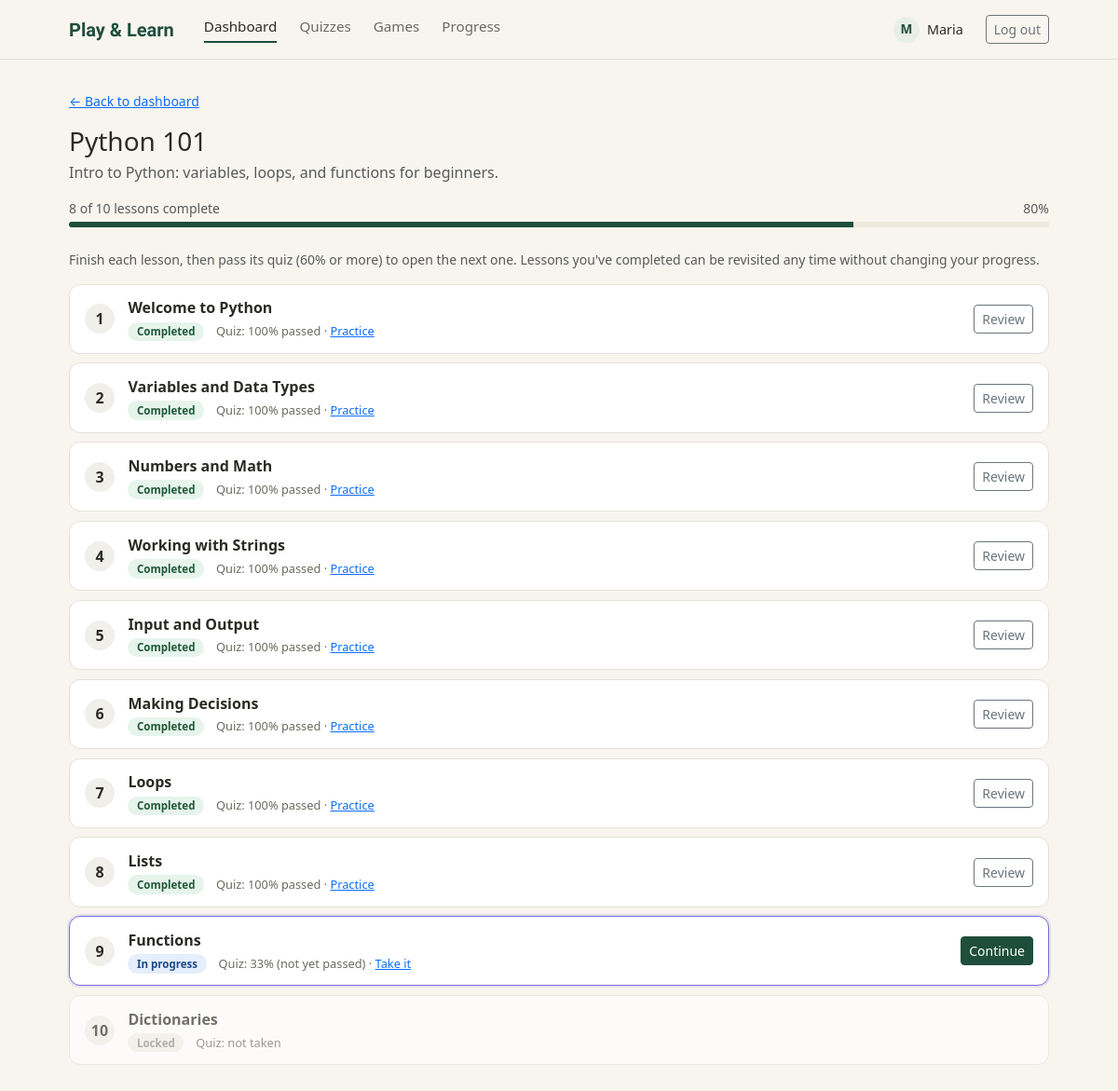
/student/syllabus.php?course_id=1 (signed in), run on the app's committed database.
### tables this page shows
CREATE TABLE `courses` (
  `course_id` int NOT NULL AUTO_INCREMENT,
  `title` varchar(100) NOT NULL,
  `description` text,
  `created_by` int NOT NULL,
  `created_at` timestamp NULL DEFAULT CURRENT_TIMESTAMP,
  PRIMARY KEY (`course_id`),
  KEY `created_by` (`created_by`),
  CONSTRAINT `courses_ibfk_1` FOREIGN KEY (`created_by`) REFERENCES `users` (`user_id`)
);

CREATE TABLE `lessons` (
  `lesson_id` int NOT NULL AUTO_INCREMENT,
  `course_id` int NOT NULL,
  `title` varchar(150) NOT NULL,
  `content` text,
  `game_type` varchar(50) DEFAULT NULL,
  `game_data` json DEFAULT NULL,
  `sort_order` int DEFAULT '0',
  PRIMARY KEY (`lesson_id`),
  KEY `course_id` (`course_id`),
  CONSTRAINT `lessons_ibfk_1` FOREIGN KEY (`course_id`) REFERENCES `courses` (`course_id`) ON DELETE CASCADE
);

CREATE TABLE `quizzes` (
  `quiz_id` int NOT NULL AUTO_INCREMENT,
  `lesson_id` int NOT NULL,
  `title` varchar(150) NOT NULL,
  PRIMARY KEY (`quiz_id`),
  KEY `lesson_id` (`lesson_id`),
  CONSTRAINT `quizzes_ibfk_1` FOREIGN KEY (`lesson_id`) REFERENCES `lessons` (`lesson_id`) ON DELETE CASCADE
);

### includes/progress.php (called while the page is built, shortened)
<?php
function pl_course_lessons(PDO $pdo, int $courseId, int $studentId): array
{
    $stmt = $pdo->prepare(
        'SELECT lesson_id, title, sort_order, game_type FROM lessons
         WHERE course_id = ? ORDER BY sort_order, lesson_id'
    );
    $stmt->execute([$courseId]);
    $lessons = $stmt->fetchAll(PDO::FETCH_ASSOC);
    $stmt = $pdo->prepare(
        'SELECT q.quiz_id, q.lesson_id, q.title, COUNT(s.question_id) AS questions
         FROM quizzes q
         JOIN lessons l ON l.lesson_id = q.lesson_id
         LEFT JOIN questions s ON s.quiz_id = q.quiz_id
         WHERE l.course_id = ?
         GROUP BY q.quiz_id, q.lesson_id, q.title
         ORDER BY q.quiz_id'
    );
    $stmt->execute([$courseId]);
    $quizzesByLesson = [];
    foreach ($stmt->fetchAll(PDO::FETCH_ASSOC) as $q) {
        $quizzesByLesson[(int) $q['lesson_id']][] = [
            'quiz_id'   => (int) $q['quiz_id'],
            'title'     => $q['title'],
            'questions' => (int) $q['questions'],
        ];
    }
    $stmt = $pdo->prepare(
        'SELECT a.quiz_id, MAX(a.score) AS best
         FROM quiz_attempts a
         JOIN quizzes q ON q.quiz_id = a.quiz_id
         JOIN lessons l ON l.lesson_id = q.lesson_id
         WHERE a.student_id = ? AND l.course_id = ? AND a.score IS NOT NULL
         GROUP BY a.quiz_id'
    );
    $stmt->execute([$studentId, $courseId]);
    $best = [];
    foreach ($stmt->fetchAll(PDO::FETCH_ASSOC) as $row) {
        $best[(int) $row['quiz_id']] = (float) $row['best'];
    }
    $stmt = $pdo->prepare(
        'SELECT p.lesson_id, p.status FROM lesson_progress p
         JOIN lessons l ON l.lesson_id = p.lesson_id
         WHERE p.student_id = ? AND l.course_id = ?'
    );
    $stmt->execute([$studentId, $courseId]);
    $progress = [];
    foreach ($stmt->fetchAll(PDO::FETCH_ASSOC) as $row) {
        $progress[(int) $row['lesson_id']] = $row['status'];
    }
    $earlierDone = true;
    $currentFound = false;
    foreach ($lessons as &$lesson) {
        $id = (int) $lesson['lesson_id'];
        $lesson['lesson_id'] = $id;
        $lesson['quizzes'] = [];
        $lesson['quiz_count'] = 0;
        foreach ($quizzesByLesson[$id] ?? [] as $q) {
            $q['best'] = $best[$q['quiz_id']] ?? null;
            $q['passed'] = $q['best'] !== null && $q['best'] >= PL_PASS_PERCENT;
            $lesson['quizzes'][] = $q;
        }
        $lesson['status'] = $progress[$id] ?? 'not_started';
        $done = $lesson['status'] === 'completed';
        $lesson['locked'] = PL_LOCK_FUTURE_LESSONS && !$earlierDone && !$done;
        $lesson['is_current'] = !$done && !$currentFound;
        if ($lesson['is_current']) {
            $currentFound = true;
        }
        $earlierDone = $earlierDone && $done;
    }
    return $lessons;
}
function pl_playable_quizzes(array $lesson): array
{
    return array_values(array_filter($lesson['quizzes'], function ($q) {
        return $q['questions'] > 0;
    }));
}

### student/syllabus.php (the view, shortened to what this page needs)
<?php
require __DIR__ . '/../config/db.php';
require __DIR__ . '/../includes/progress.php';
$student_id = (int) $_SESSION['user_id'];
$course_id  = (int) ($_GET['course_id'] ?? 0);
$course_stmt = $pdo->prepare('SELECT course_id, title, description FROM courses WHERE course_id = ?');
$course_stmt->execute([$course_id]);
$course = $course_stmt->fetch();
$lessons = pl_course_lessons($pdo, $course_id, $student_id);
$done = count(array_filter($lessons, function ($l) { return $l['status'] === 'completed'; }));
$total = count($lessons);
$percent = $total ? (int) round($done / $total * 100) : 0;
require __DIR__ . '/../includes/header.php';
?>
<link rel="stylesheet" href="/assets/css/play.css">
<a class="small d-inline-block mb-3" href="/student/dashboard.php?course_id=<?= $course_id ?>">&larr; Back to dashboard</a>
<h1 class="h3 mb-1"><?= htmlspecialchars($course['title']) ?></h1>
<p class="text-muted mb-3"><?= htmlspecialchars($course['description'] ?? '') ?></p>
<div class="mb-4">
    <div class="d-flex justify-content-between small text-muted mb-1">
        <span><?= $done ?> of <?= $total ?> lessons complete</span><span><?= $percent ?>%</span>
    </div>
    <div class="pl-progress" role="progressbar" aria-label="Course progress" aria-valuemin="0" aria-valuemax="100" aria-valuenow="<?= $percent ?>">
        <div class="pl-progress-bar" style="width: <?= $percent ?>%"></div>
    </div>
</div>
<p class="small text-muted">Finish each lesson, then pass its quiz (<?= PL_PASS_PERCENT ?>% or more) to open the next one. Lessons you've completed can be revisited any time without changing your progress.</p>
<ol class="pl-syllabus list-unstyled">
    <?php foreach ($lessons as $i => $lesson): ?>
        <?php
            $quizzes = pl_playable_quizzes($lesson);
            if ($lesson['locked']) {
                $action = null;
                $status = ['Locked', 'locked'];
            } elseif ($lesson['status'] === 'completed') {
                $action = ['Review', 'btn-outline-secondary'];
                $status = ['Completed', 'done'];
            } elseif ($lesson['status'] === 'in_progress') {
                $action = ['Continue', 'btn-pl-primary'];
                $status = ['In progress', 'active'];
            } else {
                $action = [$lesson['is_current'] ? 'Start' : 'Open', 'btn-pl-primary'];
                $status = ['Not started', 'idle'];
            }
        ?>
        <li class="pl-syllabus-item<?= $lesson['is_current'] ? ' is-current' : '' ?><?= $lesson['locked'] ? ' is-locked' : '' ?>">
            <span class="pl-syllabus-num"><?= $i + 1 ?></span>
            <div class="pl-syllabus-main">
                <p class="pl-syllabus-title"><?= htmlspecialchars($lesson['title']) ?></p>
                <p class="pl-syllabus-meta">
                    <span class="pl-status pl-status--<?= $status[1] ?>"><?= $status[0] ?></span>
                    <?php foreach ($quizzes as $q): ?>
                        <span class="pl-syllabus-quiz">
                            Quiz: <?= $q['best'] !== null ? (int) round($q['best']) . '%' . ($q['passed'] ? ' passed' : ' (not yet passed)') : 'not taken' ?>
                            <?php if (!$lesson['locked']): ?>
                                &middot; <a href="/student/quiz.php?quiz_id=<?= (int) $q['quiz_id'] ?>"><?= $q['passed'] ? 'Practice' : 'Take it' ?></a>
                            <?php endif; ?>
                        </span>
                    <?php endforeach; ?>
                </p>
            </div>
            <?php if ($action): ?>
                <a class="btn btn-sm <?= $action[1] ?>" href="/student/lesson.php?id=<?= (int) $lesson['lesson_id'] ?>"><?= $action[0] ?></a>
            <?php endif; ?>
        </li>
    <?php endforeach; ?>
</ol>
<?php require __DIR__ . '/../includes/footer.php'; ?>

### assets/css/style.css (style rules this page uses)
:root { --pl-cream: #F7F5EE; --pl-green-dark: #1F4E3D; --pl-green-mid: #2F6B4F; --pl-green-pale: #E7EFE6; --pl-border: #DDE3D6; --pl-text: #2B2B26; --pl-text-muted: #6B6A62; }
body { background: var(--pl-cream); color: var(--pl-text); font-family: 'Segoe UI', system-ui, -apple-system, sans-serif; }
.btn-pl-primary { background: var(--pl-green-dark); border-color: var(--pl-green-dark); color: #fff; }

### assets/css/play.css (style rules this page uses)
:root { --plx-wrong: #A8402F; --plx-wrong-pale: #F8E9E5; --plx-code-bg: #F4F2EA; --plx-track: #ECE9DC; --plx-matched-bg: #E8EFE5; --plx-matched-border: #A9C0AE; --plx-mono: ui-monospace, SFMono-Regular, Menlo, Consolas, 'Courier New', monospace; --plx-serif: Georgia, 'Times New Roman', serif; }
.pl-progress { height: 6px; margin-bottom: 1.25rem; overflow: hidden; background: var(--plx-track); border-radius: 999px; }
.pl-progress-bar { width: 0; height: 100%; background: var(--pl-green-dark, #1F4E3D); transition: width 0.3s ease; }
.pl-status { display: inline-block; padding: 0.1rem 0.6rem; font-size: 0.72rem; font-weight: 600; border-radius: 999px; background: #ECEBE4; color: #55544C; }
.pl-status--done { background: #E6F4EC; color: #1F5A3A; }
.pl-status--active { background: #E5EEFB; color: #1F4A8A; }
.pl-status--locked { background: #F1EFEA; color: #8A897F; }
.pl-syllabus { margin: 0; padding: 0; }
.pl-syllabus-item { display: flex; align-items: center; gap: 0.9rem; margin-bottom: 0.6rem; padding: 0.8rem 1rem; background: #fff; border: 1px solid #E4E2DA; border-radius: 12px; }
.pl-syllabus-item.is-current { border-color: #7C6FD6; box-shadow: 0 0 0 2px rgba(124, 111, 214, 0.15); }
.pl-syllabus-item.is-locked { opacity: 0.65; }
.pl-syllabus-num { flex: 0 0 auto; width: 2rem; height: 2rem; display: grid; place-items: center; font-weight: 700; border-radius: 50%; background: #F1EFEA; }
.pl-syllabus-main { flex: 1 1 auto; min-width: 0; }
.pl-syllabus-title { margin: 0; font-weight: 600; }
.pl-syllabus-meta { margin: 0.2rem 0 0; font-size: 0.8rem; color: #6B6A62; }
.pl-syllabus-quiz { margin-left: 0.6rem; }

### data on the page
courses: title "Python 101", description "Intro to Python: variables, loops, and functions for beginners."
lessons: title "Welcome to Python", status "Completed", action "Review"
quizzes: best "100", shows "passed", shows "Practice"
lessons: title "Variables and Data Types", status "Completed", action "Review"
quizzes: best "100", shows "passed", shows "Practice"
lessons: title "Numbers and Math", status "Completed", action "Review"
quizzes: best "100", shows "passed", shows "Practice"
lessons: title "Working with Strings", status "Completed", action "Review"
quizzes: best "100", shows "passed", shows "Practice"
lessons: title "Input and Output", status "Completed", action "Review"
quizzes: best "100", shows "passed", shows "Practice"
lessons: title "Making Decisions", status "Completed", action "Review"
quizzes: best "100", shows "passed", shows "Practice"
lessons: title "Loops", status "Completed", action "Review"
quizzes: best "100", shows "passed", shows "Practice"
lessons: title "Lists", status "Completed", action "Review"
quizzes: best "100", shows "passed", shows "Practice"
lessons: title "Functions", status "In progress", action "Continue"
quizzes: best "33", shows "(not yet passed)", shows "Take it"
lessons: title "Dictionaries", status "Locked"
quizzes: shows "not taken"

### other printed values
substr($user['first_name'] ?? '?', 0, 1) "M"
$user['first_name'] "Maria"
$done "8"
$total "10"
$percent "80"
PL_PASS_PERCENT "60"
